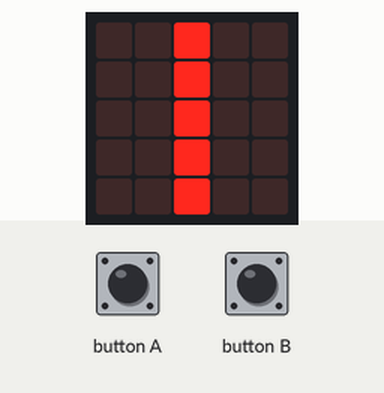
Bench run of a program on a simulated BBC micro:bit running MicroPython. Shown: the board's 5×5 LED display. The test bench sets the inputs (shaded band).

Above: at 1.2 s.
1.3 s: button A pressed for 0.15 s
At 2.0 s:
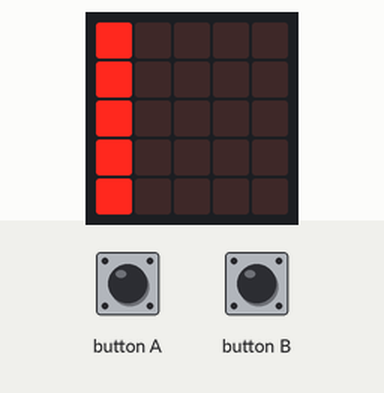
2.9 s: button B pressed for 1 s
At 3.6 s:
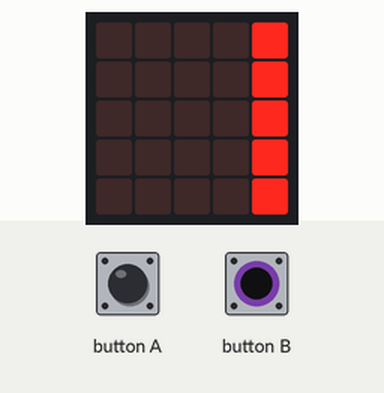
5.4 s: button A pressed for 1 s
At 5.46 s:
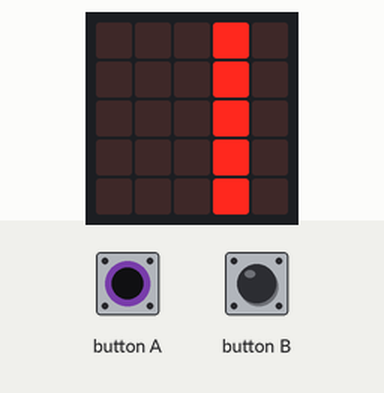
7.9 s: button B pressed for 0.15 s
At 7.98 s:
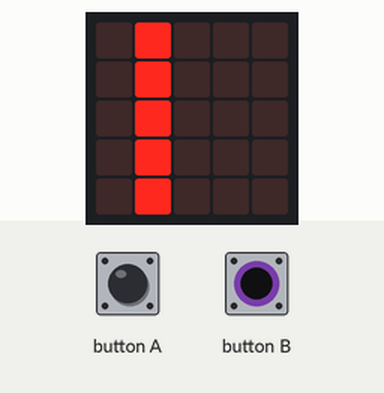
Timing chart, 0 to 10.5 s (numbered marks = the images above; inputs shaded):
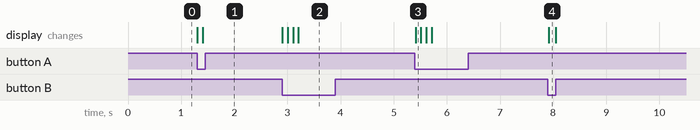

The program:

moving_line0913.py
```python
from microbit import *
display.show(Image( "00900:"
                    "00900:"
                    "00900:"
                    "00900:"
                    "00900"))
a1=Image("90000:"
        "90000:"
        "90000:"
        "90000:"
        "90000")
a2=Image("09000:"
        "09000:"
        "09000:"
        "09000:"
        "09000")
a3=Image("00900:"
        "00900:"
        "00900:"
        "00900:"
        "00900")
a4=Image("00090:"
        "00090:"
        "00090:"
        "00090:"
        "00090")
a5=Image("00009:"
        "00009:"
        "00009:"
        "00009:"
        "00009")
a=[a1, a2, a3, a4, a5]
i=2
while 1:
    if button_a.is_pressed():
        i=i-1
    if button_b.is_pressed():
        i=i+1
    if i<=0:
        i=0
    if i>=4:
        i=4
    display.show(a[i])
    sleep(100)
```

Measured:
- after the input at 1.3 s, the display: first changes at once (image 1 shows a later state)
- after the input at 2.9 s, the display: first changes at once (image 2 shows a later state)
- after the input at 5.4 s, the display: changes at once (image 3)
- after the input at 7.9 s, the display: changes at once (image 4)
